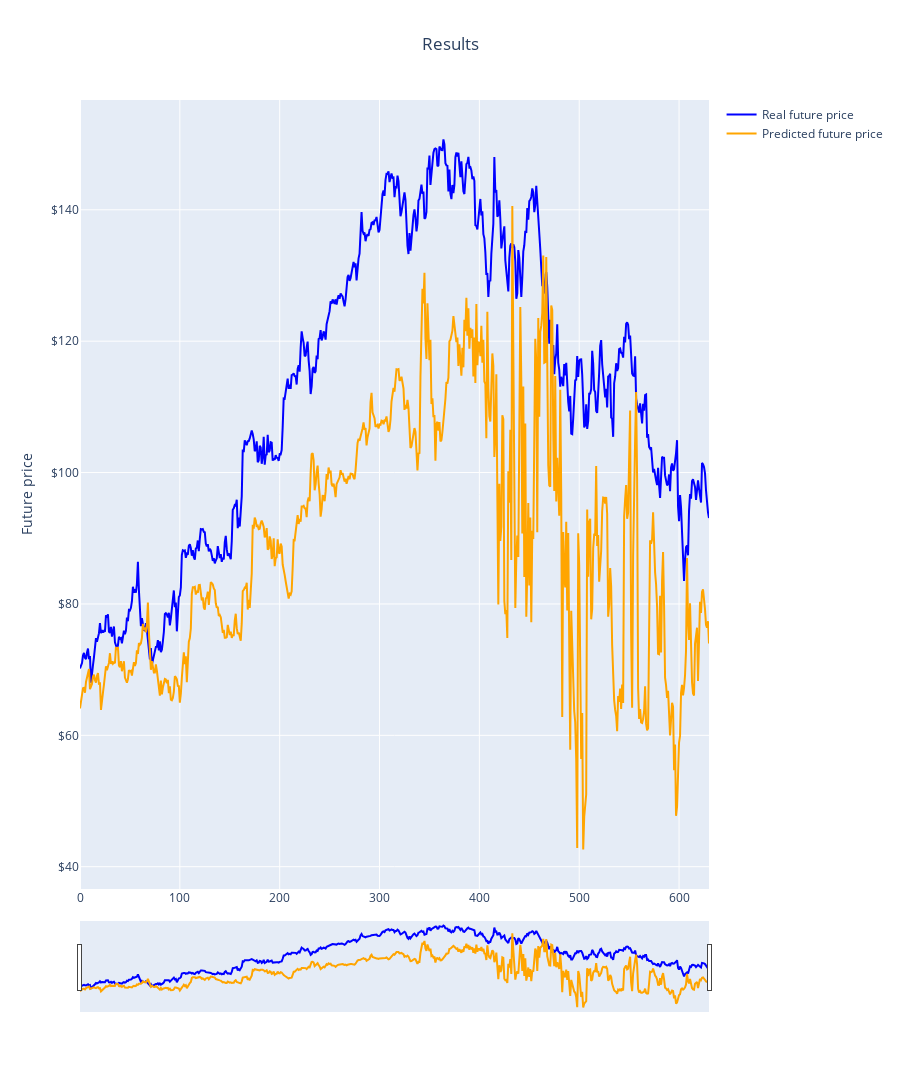

The notebook cell saved with this chart:
### Code cell
plot_prices(X_plot, y_true, y_pred)

### Figure 1 — Plotly figure (JSON) as saved in the notebook; plotly's stock layout.template omitted (floating-point values rounded to 4 significant figures; data arrays with more than 128 entries replaced by an {"elided": "..."} marker saying what was removed)
{"data": [{"line": {"color": "blue"}, "name": "Real future price", "type": "scatter", "x": {"elided": "631 int values"}, "y": {"elided": "631 float values"}}, {"line": {"color": "orange"}, "name": "Predicted future price", "type": "scatter", "x": {"elided": "631 int values"}, "y": {"elided": "631 float values"}}], "layout": {"height": 1200, "title": {"text": "Results", "x": 0.5}, "xaxis": {"rangeslider": {"thickness": 0.1, "visible": true}}, "yaxis": {"tickprefix": "$", "title": {"text": "Future price"}}}}
